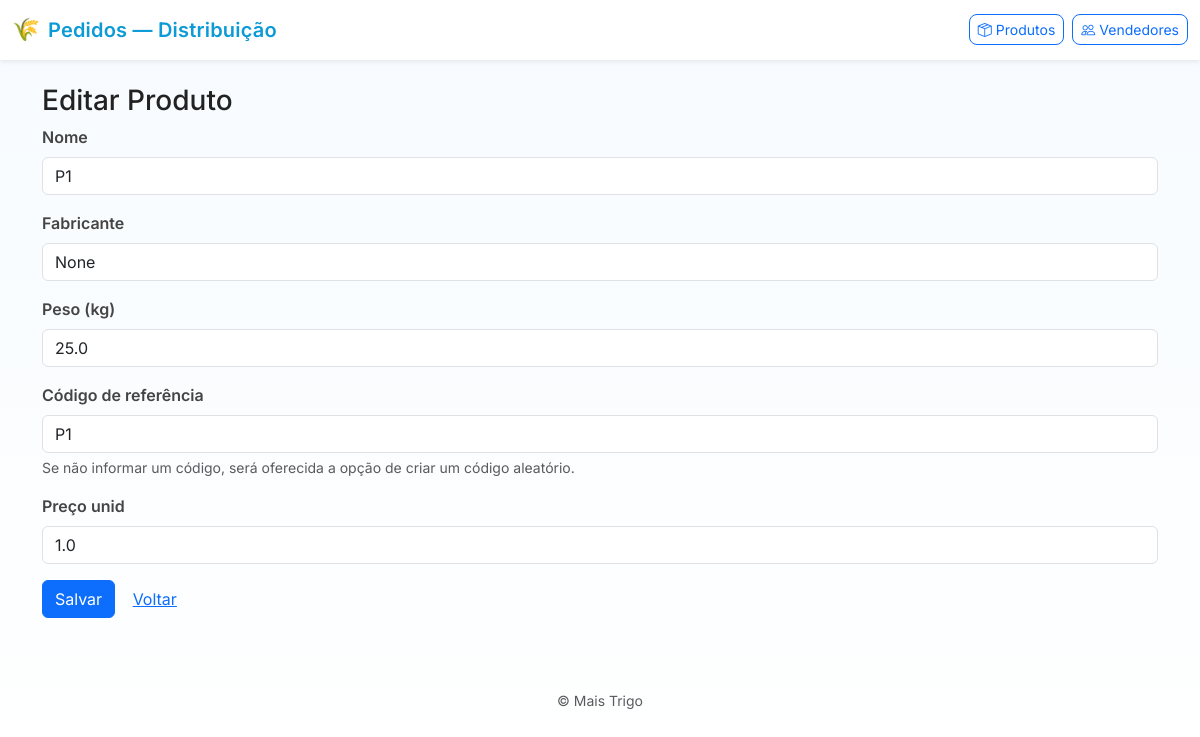
Page /products/8/edit on the earlier database version.
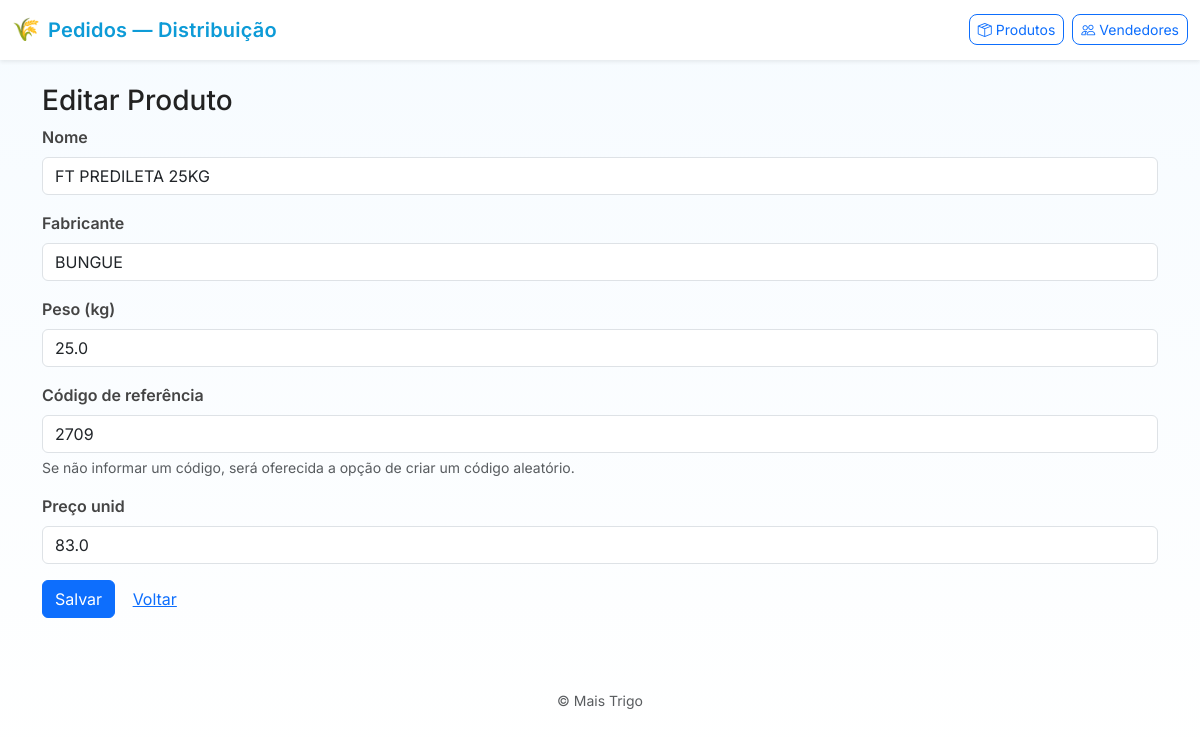
Same page on the later database version.
### app/models.py (models this page shows)
class Product(db.Model):
    id = db.Column(db.Integer, primary_key=True)
    name = db.Column(db.String(200), nullable=False)
    manufacturer = db.Column(db.String(200))
    sku = db.Column(db.String(100), unique=True)
    unit_price = db.Column(db.Float, default=0.0)
    weight = db.Column(db.Float, default=0.0)

### app/routes.py (the view, shortened to what this page needs)
@bp.route('/products/<int:product_id>/edit', methods=['GET', 'POST'])
def edit_product(product_id):
    product = Product.query.get_or_404(product_id)
    return render_template('product_form.html', product=product)

### app/templates/product_form.html (shortened to what this page needs)
{% extends 'layout.html' %}
{% block content %}
  <h3>{{ 'Editar Produto' if product else 'Novo Produto' }}</h3>
  <form method="post" id="product-form" action="{{ url_for('main.edit_product', product_id=product.id) if product else url_for('main.new_product') }}">
    <div class="mb-3">
      <label class="form-label">Nome</label>
      <input class="form-control" name="name" required value="{{ product.name if product else (form.get('name') if form else '') }}">
    </div>
    <div class="mb-3">
      <label class="form-label">Fabricante</label>
      <input class="form-control" name="manufacturer" placeholder="Fabricante (opcional)" value="{{ product.manufacturer if product else (form.get('manufacturer') if form else '') }}">
    </div>
    <div class="mb-3">
      <label class="form-label">Peso (kg)</label>
      <input class="form-control" name="weight" type="number" step="0.001" min="0" value="{{ product.weight if product else (form.get('weight') if form else '') }}">
    </div>
    <div class="mb-3">
      <label class="form-label">Código de referência</label>
      <input class="form-control" name="sku" placeholder="Código de referência (pode deixar em branco)" value="{{ product.sku if product else (form.get('sku') if form else '') }}">
      <div class="form-text">Se não informar um código, será oferecida a opção de criar um código aleatório.</div>
    </div>
    <div class="mb-3">
      <label class="form-label">Preço unid</label>
      <input class="form-control" name="unit_price" type="number" step="0.01" min="0" value="{{ product.unit_price if product else (form.get('unit_price') if form else '') }}">
    </div>
    <button class="btn btn-primary" type="submit">Salvar</button>
    <a class="btn btn-link" href="{{ url_for('main.products') }}">Voltar</a>
  </form>
{% endblock %}

Differences in the rows shown:
changed Product: name "P1" → "FT PREDILETA 25KG"; manufacturer "None" → "BUNGUE"; sku "P1" → "2709"; unit_price "1.0" → "83.0"
